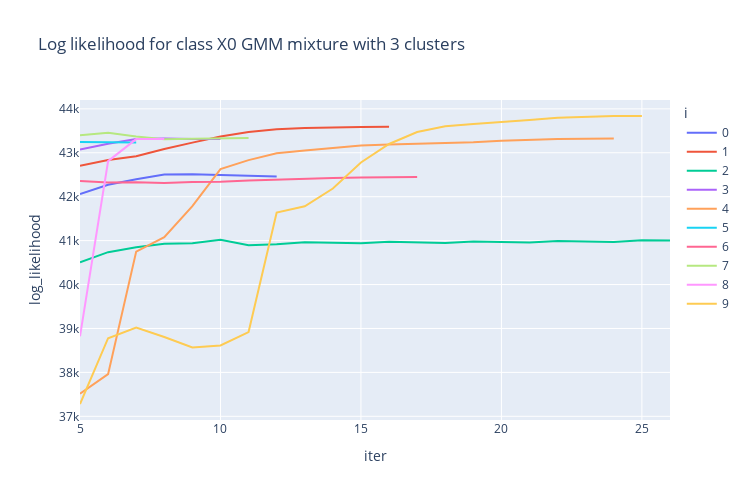

Write notebook code for a chart like this one.
### Code cell
import plotly.express as px
fig = px.line(log_likelihood_trace_df_x0, x="iter", y="log_likelihood", color="i", title="Log likelihood for class X0 GMM mixture with 3 clusters", width=750, height=500)
# fig.write_image("/Users/loreliegordon/Library/Mobile Documents/com~apple~CloudDocs/Documents/root/Columbia/Fall2021/ELEN4720/Assignments/assignment3/submission/log_like_x0.png")
fig.show()

### Figure 1 — Plotly figure (JSON) as saved in the notebook; plotly's stock layout.template omitted (floating-point values rounded to 4 significant figures)
{"data": [{"hovertemplate": "i=0<br>iter=%{x}<br>log_likelihood=%{y}<extra></extra>", "legendgroup": "0", "line": {"color": "#636efa", "dash": "solid"}, "marker": {"symbol": "circle"}, "mode": "lines", "name": "0", "orientation": "v", "showlegend": true, "type": "scatter", "x": [5, 6, 7, 8, 9, 10, 11, 12], "xaxis": "x", "y": [42060.0, 42270.0, 42400.0, 42510.0, 42510.0, 42490.0, 42460.0, 42460.0], "yaxis": "y"}, {"hovertemplate": "i=1<br>iter=%{x}<br>log_likelihood=%{y}<extra></extra>", "legendgroup": "1", "line": {"color": "#EF553B", "dash": "solid"}, "marker": {"symbol": "circle"}, "mode": "lines", "name": "1", "orientation": "v", "showlegend": true, "type": "scatter", "x": [5, 6, 7, 8, 9, 10, 11, 12, 13, 14, 15, 16], "xaxis": "x", "y": [42710.0, 42830.0, 42920.0, 43090.0, 43230.0, 43370.0, 43470.0, 43540.0, 43570.0, 43580.0, 43590.0, 43590.0], "yaxis": "y"}, {"hovertemplate": "i=2<br>iter=%{x}<br>log_likelihood=%{y}<extra></extra>", "legendgroup": "2", "line": {"color": "#00cc96", "dash": "solid"}, "marker": {"symbol": "circle"}, "mode": "lines", "name": "2", "orientation": "v", "showlegend": true, "type": "scatter", "x": [5, 6, 7, 8, 9, 10, 11, 12, 13, 14, 15, 16, 17, 18, 19, 20, 21, 22, 23, 24, 25, 26], "xaxis": "x", "y": [40510.0, 40740.0, 40850.0, 40930.0, 40940.0, 41020.0, 40900.0, 40920.0, 40960.0, 40950.0, 40940.0, 40970.0, 40960.0, 40950.0, 40980.0, 40970.0, 40960.0, 40990.0, 40980.0, 40970.0, 41010.0, 41000.0], "yaxis": "y"}, {"hovertemplate": "i=3<br>iter=%{x}<br>log_likelihood=%{y}<extra></extra>", "legendgroup": "3", "line": {"color": "#ab63fa", "dash": "solid"}, "marker": {"symbol": "circle"}, "mode": "lines", "name": "3", "orientation": "v", "showlegend": true, "type": "scatter", "x": [5, 6, 7, 8, 9, 10], "xaxis": "x", "y": [43070.0, 43200.0, 43310.0, 43320.0, 43310.0, 43320.0], "yaxis": "y"}, {"hovertemplate": "i=4<br>iter=%{x}<br>log_likelihood=%{y}<extra></extra>", "legendgroup": "4", "line": {"color": "#FFA15A", "dash": "solid"}, "marker": {"symbol": "circle"}, "mode": "lines", "name": "4", "orientation": "v", "showlegend": true, "type": "scatter", "x": [5, 6, 7, 8, 9, 10, 11, 12, 13, 14, 15, 16, 17, 18, 19, 20, 21, 22, 23, 24], "xaxis": "x", "y": [37520.0, 37960.0, 40750.0, 41080.0, 41780.0, 42630.0, 42830.0, 42990.0, 43050.0, 43110.0, 43170.0, 43190.0, 43200.0, 43220.0, 43240.0, 43270.0, 43300.0, 43310.0, 43320.0, 43320.0], "yaxis": "y"}, {"hovertemplate": "i=5<br>iter=%{x}<br>log_likelihood=%{y}<extra></extra>", "legendgroup": "5", "line": {"color": "#19d3f3", "dash": "solid"}, "marker": {"symbol": "circle"}, "mode": "lines", "name": "5", "orientation": "v", "showlegend": true, "type": "scatter", "x": [5, 6, 7], "xaxis": "x", "y": [43240.0, 43230.0, 43230.0], "yaxis": "y"}, {"hovertemplate": "i=6<br>iter=%{x}<br>log_likelihood=%{y}<extra></extra>", "legendgroup": "6", "line": {"color": "#FF6692", "dash": "solid"}, "marker": {"symbol": "circle"}, "mode": "lines", "name": "6", "orientation": "v", "showlegend": true, "type": "scatter", "x": [5, 6, 7, 8, 9, 10, 11, 12, 13, 14, 15, 16, 17], "xaxis": "x", "y": [42360.0, 42320.0, 42330.0, 42310.0, 42330.0, 42340.0, 42370.0, 42390.0, 42410.0, 42430.0, 42440.0, 42440.0, 42450.0], "yaxis": "y"}, {"hovertemplate": "i=7<br>iter=%{x}<br>log_likelihood=%{y}<extra></extra>", "legendgroup": "7", "line": {"color": "#B6E880", "dash": "solid"}, "marker": {"symbol": "circle"}, "mode": "lines", "name": "7", "orientation": "v", "showlegend": true, "type": "scatter", "x": [5, 6, 7, 8, 9, 10, 11], "xaxis": "x", "y": [43400.0, 43460.0, 43370.0, 43310.0, 43320.0, 43340.0, 43340.0], "yaxis": "y"}, {"hovertemplate": "i=8<br>iter=%{x}<br>log_likelihood=%{y}<extra></extra>", "legendgroup": "8", "line": {"color": "#FF97FF", "dash": "solid"}, "marker": {"symbol": "circle"}, "mode": "lines", "name": "8", "orientation": "v", "showlegend": true, "type": "scatter", "x": [5, 6, 7, 8], "xaxis": "x", "y": [38820.0, 42810.0, 43310.0, 43310.0], "yaxis": "y"}, {"hovertemplate": "i=9<br>iter=%{x}<br>log_likelihood=%{y}<extra></extra>", "legendgroup": "9", "line": {"color": "#FECB52", "dash": "solid"}, "marker": {"symbol": "circle"}, "mode": "lines", "name": "9", "orientation": "v", "showlegend": true, "type": "scatter", "x": [5, 6, 7, 8, 9, 10, 11, 12, 13, 14, 15, 16, 17, 18, 19, 20, 21, 22, 23, 24, 25], "xaxis": "x", "y": [37280.0, 38780.0, 39020.0, 38800.0, 38570.0, 38610.0, 38920.0, 41640.0, 41780.0, 42190.0, 42780.0, 43200.0, 43470.0, 43600.0, 43660.0, 43690.0, 43740.0, 43800.0, 43830.0, 43830.0, 43840.0], "yaxis": "y"}], "layout": {"height": 500, "legend": {"title": {"text": "i"}, "tracegroupgap": 0}, "title": {"text": "Log likelihood for class X0 GMM mixture with 3 clusters"}, "width": 750, "xaxis": {"anchor": "y", "domain": [0, 1], "title": {"text": "iter"}}, "yaxis": {"anchor": "x", "domain": [0, 1], "title": {"text": "log_likelihood"}}}}
